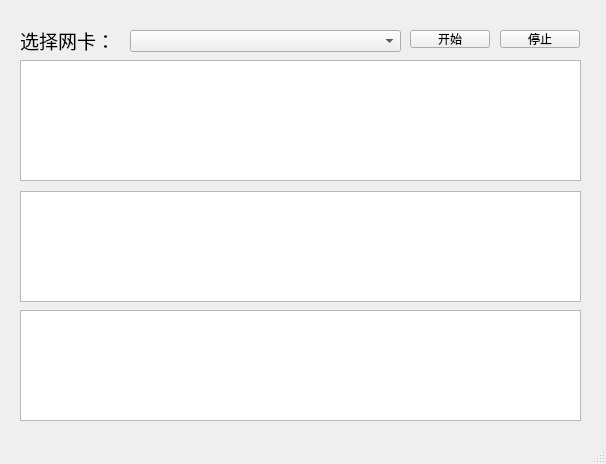
<?xml version="1.0" encoding="UTF-8"?>
<ui version="4.0">
 <class>MainWindow</class>
 <widget class="QMainWindow" name="MainWindow">
  <property name="geometry">
   <rect>
    <x>0</x>
    <y>0</y>
    <width>606</width>
    <height>464</height>
   </rect>
  </property>
  <property name="windowTitle">
   <string>MainWindow</string>
  </property>
  <widget class="QWidget" name="centralwidget">
   <widget class="QTableView" name="tableView">
    <property name="geometry">
     <rect>
      <x>20</x>
      <y>60</y>
      <width>561</width>
      <height>121</height>
     </rect>
    </property>
   </widget>
   <widget class="QComboBox" name="comboBox">
    <property name="geometry">
     <rect>
      <x>130</x>
      <y>30</y>
      <width>271</width>
      <height>22</height>
     </rect>
    </property>
   </widget>
   <widget class="QPushButton" name="pushButton">
    <property name="geometry">
     <rect>
      <x>410</x>
      <y>30</y>
      <width>80</width>
      <height>18</height>
     </rect>
    </property>
    <property name="text">
     <string>开始</string>
    </property>
   </widget>
   <widget class="QPushButton" name="pushButton_2">
    <property name="geometry">
     <rect>
      <x>500</x>
      <y>30</y>
      <width>80</width>
      <height>18</height>
     </rect>
    </property>
    <property name="text">
     <string>停止</string>
    </property>
   </widget>
   <widget class="QTreeView" name="treeView">
    <property name="geometry">
     <rect>
      <x>20</x>
      <y>191</y>
      <width>561</width>
      <height>111</height>
     </rect>
    </property>
   </widget>
   <widget class="QLabel" name="label">
    <property name="geometry">
     <rect>
      <x>20</x>
      <y>30</y>
      <width>101</width>
      <height>21</height>
     </rect>
    </property>
    <property name="font">
     <font>
      <pointsize>14</pointsize>
     </font>
    </property>
    <property name="text">
     <string>选择网卡：</string>
    </property>
   </widget>
   <widget class="QTextBrowser" name="textBrowser">
    <property name="geometry">
     <rect>
      <x>20</x>
      <y>310</y>
      <width>561</width>
      <height>111</height>
     </rect>
    </property>
   </widget>
  </widget>
  <widget class="QMenuBar" name="menubar">
   <property name="geometry">
    <rect>
     <x>0</x>
     <y>0</y>
     <width>606</width>
     <height>17</height>
    </rect>
   </property>
  </widget>
  <widget class="QStatusBar" name="statusbar"/>
 </widget>
 <resources/>
 <connections/>
</ui>
